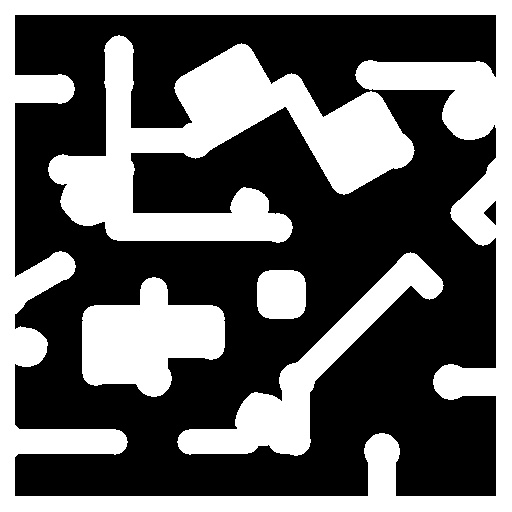
#> input picture Map_maze.jpg, 512 x 512 px
$ python -i Quadcopter_Functions.py   (imports and definitions only)   (older library calls are emulated)
#> lines starting #> are read from the running program, lines starting #| are printed output that depends on the picture; after the words box and inside, x2 and y2 are one past the last pixel; in counts of white or black regions, pixels touching at a corner belong together
'''File that includes all the functions used in the Quadcopter.py file'''

import sim
import cv2
import numpy as np
import tcod
import time

IMG_WIDTH = 512
IMG_HEIGHT = 512
PIXELS_PER_METER = 25.6
# GRND_BOT_SIZE = 1


# [94 lines left out: functions droneInitialMovement, findColorsMasks, not called in this run]


def regionOfInterest(given_image, roi_ratios):
    x_ratio_start = roi_ratios[0]
    y_ratio_start = roi_ratios[1]
    x_ratio_end = roi_ratios[2]
    y_ratio_end = roi_ratios[3]
    mask = np.zeros_like(given_image)

    # -------------------------------------------------------------------------
    # | (x_ratio_start, y_ratio_start)           (x_ratio_end, y_ratio_start) |
    # |                                                                       |
    # | (x_ratio_start, y_ratio_end)             (x_ratio_end, y_ratio_end)   |
    # -------------------------------------------------------------------------

    vertices = np.array([[IMG_WIDTH*x_ratio_start, IMG_HEIGHT*y_ratio_start], [IMG_WIDTH*x_ratio_start, IMG_HEIGHT*y_ratio_end],
                         [IMG_WIDTH*x_ratio_end, IMG_HEIGHT*y_ratio_end], [IMG_WIDTH*x_ratio_end, IMG_HEIGHT*y_ratio_start]], np.int32)
    cv2.fillPoly(mask, [vertices], (255, 255, 255))

    return_image = cv2.bitwise_and(given_image, mask)
    return return_image


# [28 lines left out: function detectCenterOfMass, not called in this run]


def detectCorners(given_image):
    # color_image is in BGR
    blur_image = cv2.medianBlur(given_image, 21)
    color_image = cv2.cvtColor(blur_image, cv2.COLOR_GRAY2BGR)

    temp_image = regionOfInterest(blur_image, [0.05, 0.05, 0.95, 0.95])

    corners = cv2.goodFeaturesToTrack(temp_image, 10, 0.01, 1)

    if corners is not None:
        for corner in corners:
            # Get the coordinates of the found corners
            x, y = corner.ravel()
            cv2.circle(color_image, (int(x), int(y)), 5, (0, 255, 0), -1)

    return color_image


# [195 lines left out: functions detectContours, detectBlobs, createFatMap, pathToImage, pathFinder, aStar and 2 more, not called in this run]

>>> import cv2
>>> picture = cv2.imread('Map_maze.jpg', cv2.IMREAD_GRAYSCALE)
#> picture is the input picture: shape (512, 512); min 0, max 255, mean 102.4
>>> result = detectCorners(picture)
#> in detectCorners, `blur_image = cv2.medianBlur(given_image, 21)`:
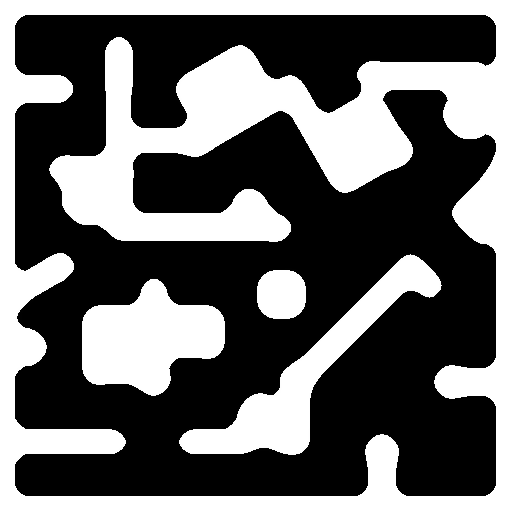
#> blur_image: shape (512, 512); min 0, max 255, mean 102.4
#> in regionOfInterest, `cv2.fillPoly(mask, [vertices], (255, 255, 255))`:
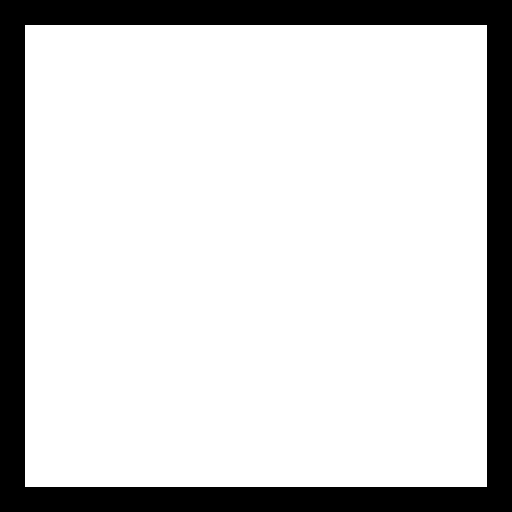
#> mask: shape (512, 512); 81.4% white; 1 black region, box (x1, y1, x2, y2) and area: (0, 0, 512, 512) 48700
#> in regionOfInterest, `return_image = cv2.bitwise_and(given_image, mask)`:
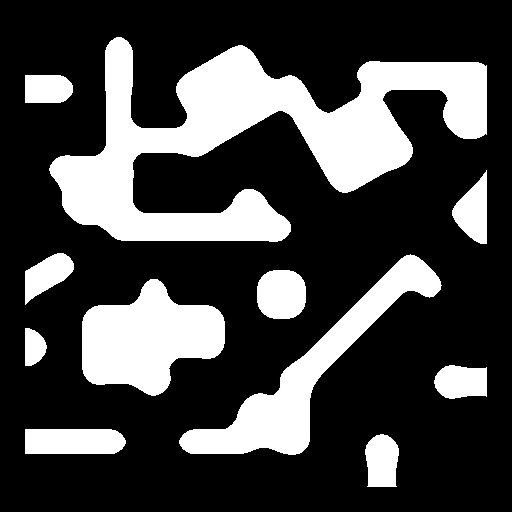
#> return_image: shape (512, 512); min 0, max 255, mean 68.7
#> in detectCorners, `corners = cv2.goodFeaturesToTrack(temp_image, 10, 0.01, 1)`: corners = [[396, 486], [367, 486], [486, 396], [486, 367], [25, 429], [25, 102], [25, 453], [25, 75], [25, 328], [25, 365]]
#> the loop in detectCorners, `for corner in corners:` made 10 passes
#> after the loop in detectCorners, `for corner in corners:`:
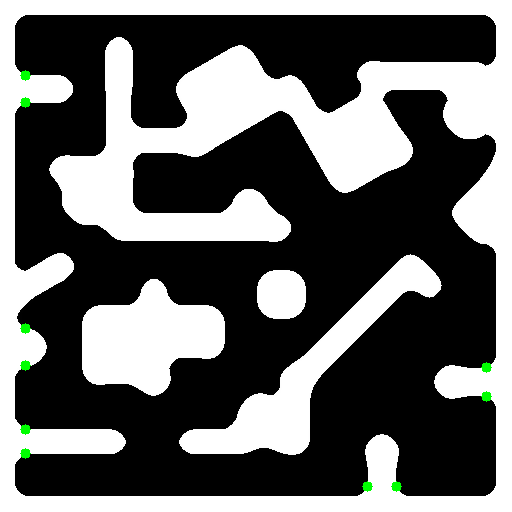
#> color_image: shape (512, 512, 3); mean B, G, R 102, 102.7, 102

$ run again, on python_maze.jpg
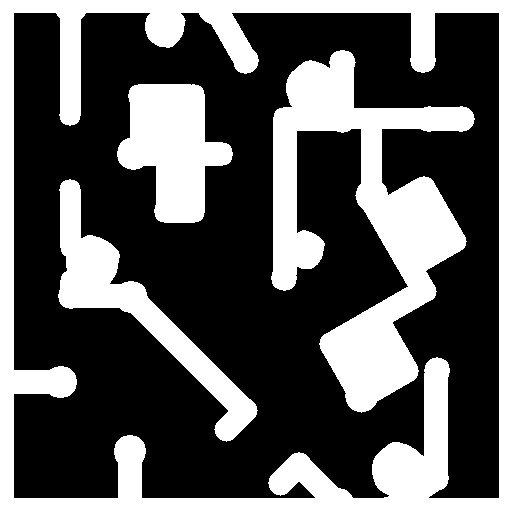
#> input picture python_maze.jpg, 512 x 512 px
#> picture is the input picture: shape (512, 512); min 0, max 255, mean 89.9
#> mask: shape (512, 512); 81.4% white; 1 black region, box (x1, y1, x2, y2) and area: (0, 0, 512, 512) 48700
#> in regionOfInterest, `return_image = cv2.bitwise_and(given_image, mask)`:
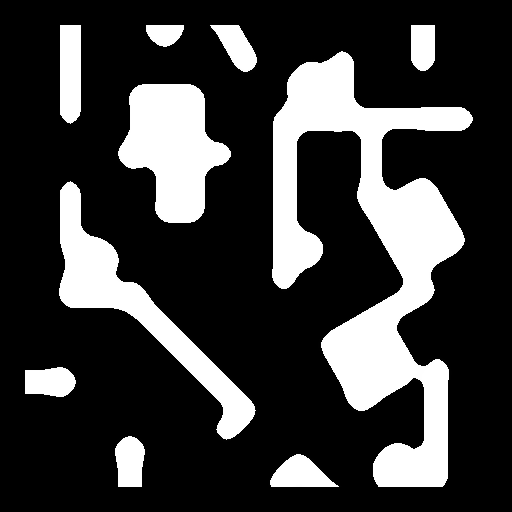
#> return_image: shape (512, 512); min 0, max 255, mean 59.9
#> corners = [[210, 25], [80, 25], [60, 25], [118, 486], [25, 393], [434, 25], [141, 486], [25, 370], [411, 25], [183, 25]]
#> the loop in detectCorners, `for corner in corners:` made 10 passes
#> after the loop in detectCorners, `for corner in corners:`:
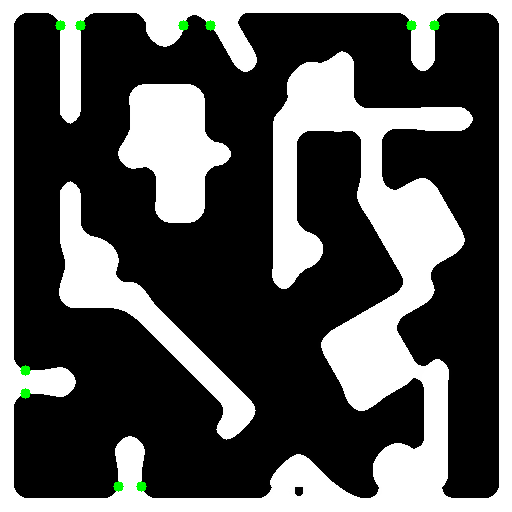
#> color_image: shape (512, 512, 3); mean B, G, R 89.6, 90.4, 89.6
